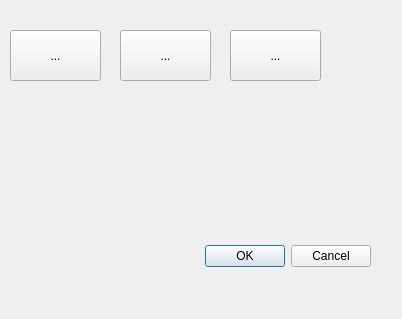
<?xml version="1.0" encoding="UTF-8"?>
<ui version="4.0">
 <class>Dialog</class>
 <widget class="QDialog" name="Dialog">
  <property name="geometry">
   <rect>
    <x>0</x>
    <y>0</y>
    <width>402</width>
    <height>319</height>
   </rect>
  </property>
  <property name="windowTitle">
   <string>Dialog</string>
  </property>
  <widget class="QDialogButtonBox" name="buttonBox">
   <property name="geometry">
    <rect>
     <x>30</x>
     <y>240</y>
     <width>341</width>
     <height>32</height>
    </rect>
   </property>
   <property name="orientation">
    <enum>Qt::Horizontal</enum>
   </property>
   <property name="standardButtons">
    <set>QDialogButtonBox::Cancel|QDialogButtonBox::Ok</set>
   </property>
  </widget>
  <widget class="QToolButton" name="toolButtonApple">
   <property name="geometry">
    <rect>
     <x>10</x>
     <y>30</y>
     <width>91</width>
     <height>51</height>
    </rect>
   </property>
   <property name="text">
    <string>...</string>
   </property>
   <property name="icon">
    <iconset>
     <normaloff>../Icons/Apple.png</normaloff>../Icons/Apple.png</iconset>
   </property>
   <property name="iconSize">
    <size>
     <width>64</width>
     <height>64</height>
    </size>
   </property>
   <property name="checkable">
    <bool>true</bool>
   </property>
  </widget>
  <widget class="QToolButton" name="toolButtonCherry">
   <property name="geometry">
    <rect>
     <x>120</x>
     <y>30</y>
     <width>91</width>
     <height>51</height>
    </rect>
   </property>
   <property name="text">
    <string>...</string>
   </property>
   <property name="icon">
    <iconset>
     <normaloff>../Icons/Cherry.png</normaloff>../Icons/Cherry.png</iconset>
   </property>
   <property name="iconSize">
    <size>
     <width>64</width>
     <height>64</height>
    </size>
   </property>
   <property name="checkable">
    <bool>true</bool>
   </property>
  </widget>
  <widget class="QToolButton" name="toolButtonGreppe">
   <property name="geometry">
    <rect>
     <x>230</x>
     <y>30</y>
     <width>91</width>
     <height>51</height>
    </rect>
   </property>
   <property name="text">
    <string>...</string>
   </property>
   <property name="icon">
    <iconset>
     <normaloff>../Icons/Grape.png</normaloff>../Icons/Grape.png</iconset>
   </property>
   <property name="iconSize">
    <size>
     <width>64</width>
     <height>64</height>
    </size>
   </property>
   <property name="checkable">
    <bool>true</bool>
   </property>
  </widget>
 </widget>
 <resources/>
 <connections>
  <connection>
   <sender>buttonBox</sender>
   <signal>accepted()</signal>
   <receiver>Dialog</receiver>
   <slot>accept()</slot>
   <hints>
    <hint type="sourcelabel">
     <x>248</x>
     <y>254</y>
    </hint>
    <hint type="destinationlabel">
     <x>157</x>
     <y>274</y>
    </hint>
   </hints>
  </connection>
  <connection>
   <sender>buttonBox</sender>
   <signal>rejected()</signal>
   <receiver>Dialog</receiver>
   <slot>reject()</slot>
   <hints>
    <hint type="sourcelabel">
     <x>316</x>
     <y>260</y>
    </hint>
    <hint type="destinationlabel">
     <x>286</x>
     <y>274</y>
    </hint>
   </hints>
  </connection>
 </connections>
</ui>
